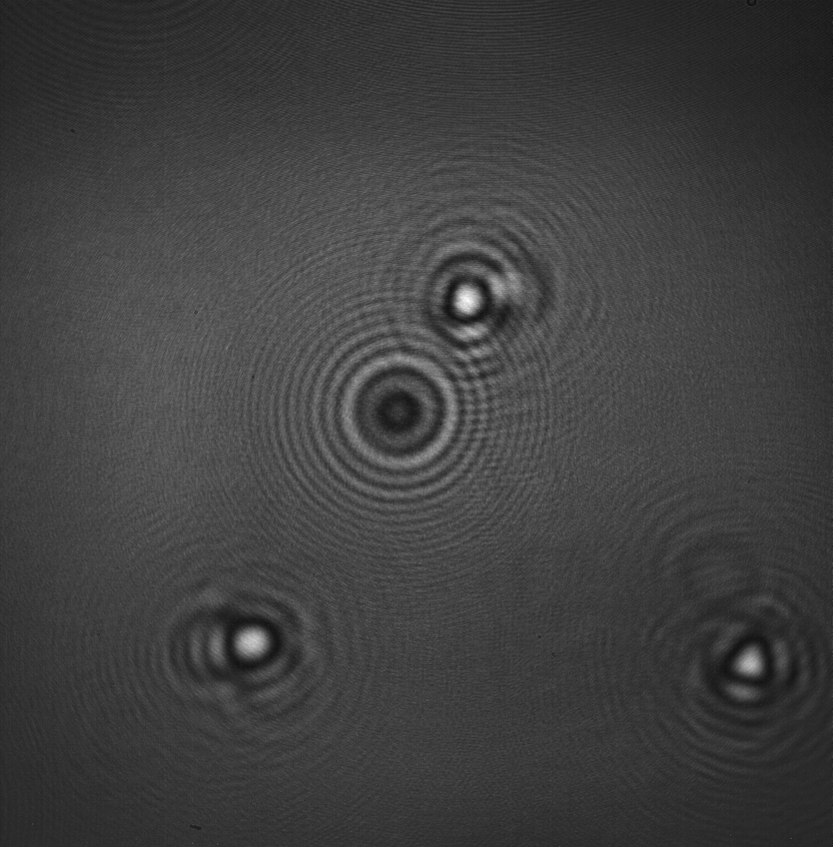
#> input picture complicatedAlgorithm/jerichoObject.bmp, 833 x 847 px, shrunk from 2008 x 2044 before the run
$ python wesleyDiscretization.py
#> lines starting #> are read from the running program, lines starting #| are printed output that depends on the picture
from __future__ import division,print_function
import numpy as np
import matplotlib.pyplot as plt
import numexpr as ne

def plot(img):
    plt.imshow(img,cmap=plt.cm.Greys_r)
    plt.show()

def logPlot(img):
    plt.imshow(np.log(img+1),cmap=plt.cm.Greys_r)
    plt.show()

obj=plt.imread('jerichoObject.bmp')
#> obj is the input picture: shape (847, 833); min 15, max 252, mean 63.4
ref=plt.imread('jerichoRef.bmp')
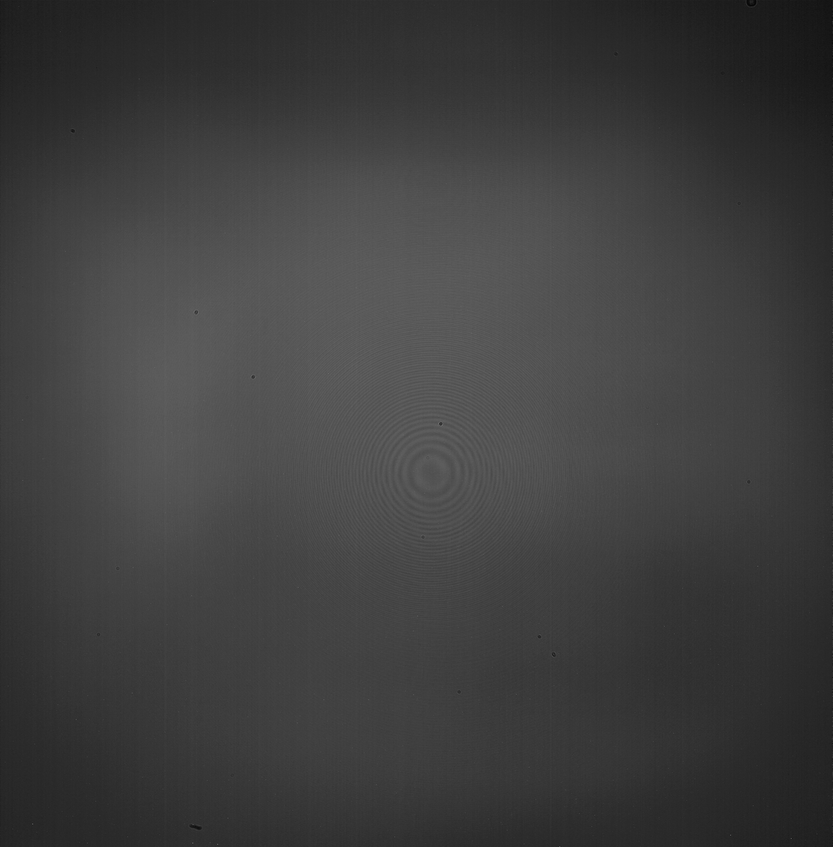
#> input picture complicatedAlgorithm/jerichoRef.bmp, 833 x 847 px, shrunk from 2008 x 2044 before the run
#> ref is the input picture: shape (847, 833); min 5, max 109, mean 62.4

img=obj-ref
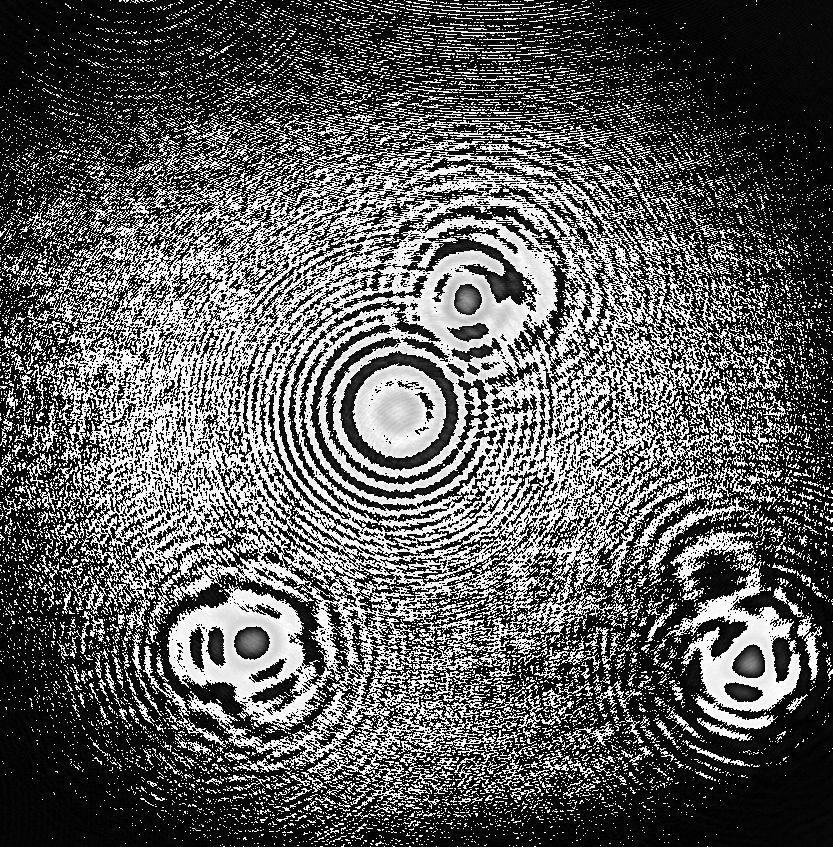
#> img: shape (847, 833); min 0, max 255, mean 93.7

temp=np.empty(img.shape)+0j
imgPrime=np.empty(img.shape)+0j
K=np.empty(img.shape)+0j
Kreal=np.empty(img.shape)+0j
Kimag=np.empty(img.shape)+0j

wavelength=405e-9
k=2*np.pi/(wavelength)

''' L is the distance from the source to the screen '''
L=13e-3

distX=6e-6
distY=6e-6

n,m=img.shape
#> n = 847; m = 833

# [20 lines of commented-out code are left out]

a,b=np.mgrid[0:n,0:m]

#> (the run stopped early here; a loop or call above may not have finished)
